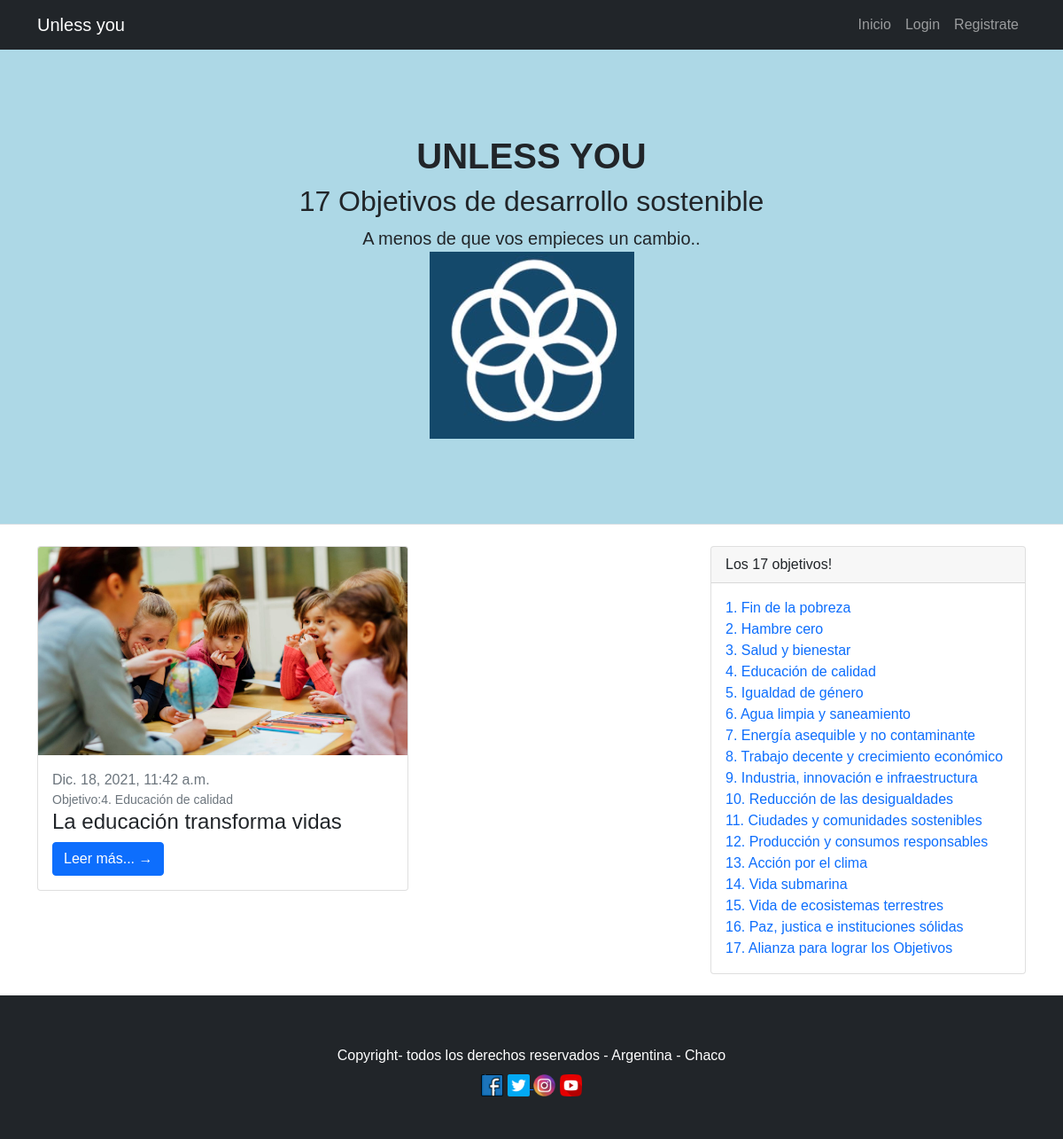
The app's page /posts/filtro/4 with its own data.
### apps/posts/models.py (models this page shows, shortened)
class Posts(models.Model):
	nombre = models.CharField(max_length=255)
	body = models.TextField(null = True)
	fecha_post = models.DateTimeField(auto_now_add=True, null = True)
	Ods = models.ForeignKey(Ods, on_delete = models.CASCADE)
	imagen = models.ImageField(upload_to='imagenes_posts', null=True)
	class Meta:
		ordering = ['-fecha_post']

class Ods(models.Model):
	nombre = models.CharField(max_length = 255)
	descripcion = models.TextField(null = True)
	imagen = models.ImageField(upload_to='imagenes_ods', null=True)
	def __str__(self):
		return self.nombre

### apps/posts/views.py (the view)
# urls.py: path('filtro/<int:pk>', views.filtro, name = 'filtro'),
def filtro(request, pk):
	p = Posts.objects.filter(Ods = pk)
	ctx = {}
	ctx['posts'] = p
	o = Ods.objects.all()
	ctx['Ods'] = o
	return render (request,'Posts/Filtro.html',ctx)

### templates/Posts/Filtro.html
{% extends 'Base.html' %}

### templates/Base.html (shortened to what this page needs)
{% load static %}
<!DOCTYPE html>
<html lang="en">
    <head>
		<link rel="stylesheet" type="text/css" href="{% static 'css/styles.css' %}">
    </head>
    <body>
        <nav class="navbar navbar-expand-lg navbar-dark bg-dark">
            <div class="container">
                <a class="navbar-brand" href="{% url 'primera_vista' %}">Unless you</a>
                <div class="collapse navbar-collapse" id="navbarSupportedContent">
                    <ul class="navbar-nav ms-auto mb-2 mb-lg-0">
                        {% if user.is_authenticated %}
                            <li class="nav-item"><a class="nav-link" >Bienvenid@ {{ user.username }}</a></li>
                            <li class="nav-item"><a class="nav-link" href="{% url 'primera_vista' %}">Inicio</a></li>
                            <li class="nav-item"><a class="nav-link" href="{% url 'logout' %}">Cerrar Sesion</a></li>
                            <li class="nav-item"><a class="nav-link" href="{% url 'posts:alta_post' %}">Crear Post</a></li>
                        {% else %}
                             <li class="nav-item"><a class="nav-link" href="{% url 'primera_vista' %}">Inicio</a></li>
                            <li class="nav-item"><a class="nav-link" href="{% url 'login' %}">Login</a></li>
                            <li class="nav-item"><a class="nav-link" href="{% url 'register' %}">Registrate</a></li>
                        {% endif %}
                    </ul>
                </div>
            </div>
        </nav>
        <header class="py-5 bg-light border-bottom mb-4">
            <div class="container">
                <div class="text-center my-5">
                    <h1 class="fw-bolder">UNLESS YOU</h1>
                    <h2>17 Objetivos de desarrollo sostenible</h2>
                    <p class="lead mb-0">A menos de que vos empieces un cambio..</p>
                    <img src="{% static 'img/Logo.png' %}">
                </div>
            </div>
       </header>
    <div class="container">
        <div class="row" style="flex-wrap: wrap-reverse;">
            {% for a in posts %}
                <div class="col-lg-8">
                    <div class="row">
                        <div class="col-lg-7 ">
                            <div class="card mb-4">
                                <a href="#!"><img class="card-img-top" src="{{a.imagen.url}}" alt="..." /></a>
                                <div class="card-body">
                                    <div class="large text-muted">{{a.fecha_post}}</div>
                                    <div class="small text-muted">Objetivo:{{a.Ods}}</div>
                                    <h2 class="card-title h4">{{a.nombre}}</h2>
                                    <a class="btn btn-primary" href="{% url 'posts:detalle' a.pk %}">Leer más... →</a>
                                </div>
                            </div>
                        </div>
                    </div>
                </div>
            {% endfor %}
            <div class="col-lg-4 ">
                <div class="card mb-4">
                    <div class="card-header">Los 17 objetivos!</div>
                    <div class="card-body">
                        <div class=".row">
                            <div class=".col-lg-8">
                                <ul class="list-unstyled mb-0">
                                    {% for o in Ods %}
                                        <li><a href="{% url 'posts:filtro' o.pk%}" style="text-decoration: none;"> {{o.nombre}}</li>
                                    {% endfor %}
                                </ul>
                            </div>
                        </div>
                    </div>
                </div>
            </div>
        </div>
    </div>
    <footer class="py-5 bg-dark">
        <div class="container"><p class= "m-2 text-center text-white"> Copyright- todos los derechos reservados - Argentina - Chaco </p>
        </div>
        <div class="container">
            <div class="row justify-content-center ">
                <div class="col-md-12 text-center justify-content-center">
                    <div class="enlaceRedes">
                        <a href="https://facebook.com"> <img class="facebook" width="25" height="25" margin-right:5rem; #facebook:hover src="{% static 'img/facebook.png' %}"></a>
                        <a href="https://twitter.com"> <img class="twitter" width="25" height="25" margin-right:5rem; src="{% static 'img/twiter.png' %}">
                        </a>
                        <a href="https://instagram.com"> <img class="instagram" width="25" height="25" margin-right:5rem; src="{% static 'img/instagram.png' %}"></a>
                        <a href="https://youtube.com"> <img class="youtube" width="25" height="25" margin-right:5rem; #facebook:hover src="{% static 'img/youtube.png' %}"></a>
                    </div>
                </div>
            </div>
        </div>
    </footer>
</body>
</html>

### records on screen
Posts: imagen (picture), fecha_post "Dic. 18, 2021, 11:42 a.m.", Ods "4. Educación de calidad", nombre "La educación transforma vidas"
Ods: nombre "1. Fin de la pobreza"
Ods: nombre "2. Hambre cero"
Ods: nombre "3. Salud y bienestar"
Ods: nombre "4. Educación de calidad"
Ods: nombre "5. Igualdad de género"
Ods: nombre "6. Agua limpia y saneamiento"
Ods: nombre "7. Energía asequible y no contaminante"
Ods: nombre "8. Trabajo decente y crecimiento económico"
Ods: nombre "9. Industria, innovación e infraestructura"
Ods: nombre "10. Reducción de las desigualdades"
Ods: nombre "11. Ciudades y comunidades sostenibles"
Ods: nombre "12. Producción y consumos responsables"
Ods: nombre "13. Acción por el clima"
Ods: nombre "14. Vida submarina"
Ods: nombre "15. Vida de ecosistemas terrestres"
Ods: nombre "16. Paz, justica e instituciones sólidas"
Ods: nombre "17. Alianza para lograr los Objetivos"
